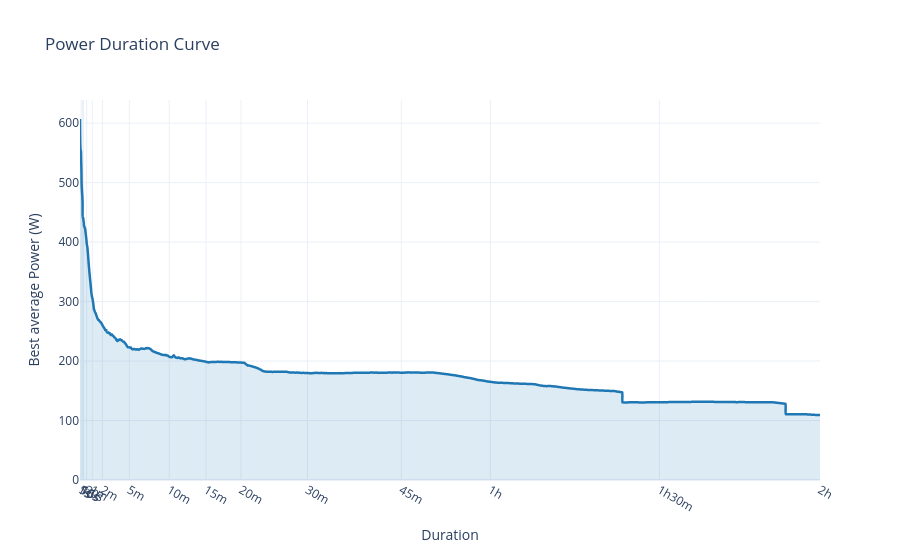

The code cell stored with this chart in its notebook:
### Code cell
df['month'] = df.index.month
fig = plot_duration_curve(df[df.month == 3], metric="power", max_duration=60*60*2, x_axis_exponent = 0.85)
fig.show()

### Figure 1 — Plotly figure (JSON) as saved in the notebook; plotly's stock layout.template omitted (floating-point values rounded to 4 significant figures; data arrays with more than 128 entries replaced by an {"elided": "..."} marker saying what was removed)
{"data": [{"customdata": {"elided": "7200 str values"}, "fill": "tozeroy", "fillcolor": "rgba(31, 119, 180, 0.15)", "hovertemplate": "Duration: %{customdata}<br>Best Power: %{y:.1f}<extra></extra>", "line": {"color": "#1f77b4", "shape": "spline", "width": 2.5}, "mode": "lines", "type": "scatter", "x": {"elided": "7200 float values"}, "y": {"elided": "7200 float values"}}], "layout": {"hovermode": "x unified", "title": {"text": "Power Duration Curve"}, "xaxis": {"tickmode": "array", "ticktext": ["1s", "5s", "10s", "15s", "30s", "1m", "2m", "5m", "10m", "15m", "20m", "30m", "45m", "1h", "1h30m", "2h"], "tickvals": [1, 3.928, 7.079, 9.993, 18.01, 32.47, 58.52, 127.5, 229.8, 324.4, 414.3, 584.8, 825.4, 1054.0, 1488.0, 1900.0], "title": {"text": "Duration"}, "type": "linear"}, "yaxis": {"rangemode": "tozero", "title": {"text": "Best average Power (W)"}}}}
